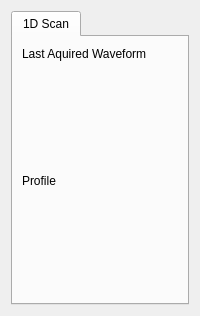
      <widget class="QWidget" name="tab_6">
       <attribute name="title">
        <string>Scan</string>
       </attribute>
       <layout class="QGridLayout" name="gridLayout_15">
        <item row="0" column="0">
         <widget class="QTabWidget" name="tabWidget_4">
          <property name="currentIndex">
           <number>0</number>
          </property>
          <widget class="QWidget" name="tab_12">
           <attribute name="title">
            <string>1D Scan</string>
           </attribute>
           <layout class="QVBoxLayout" name="verticalLayout_6">
            <item>
             <widget class="QLabel" name="label_54">
              <property name="maximumSize">
               <size>
                <width>16777215</width>
                <height>20</height>
               </size>
              </property>
              <property name="text">
               <string>Last Aquired Waveform</string>
              </property>
             </widget>
            </item>
            <item>
             <widget class="Plot" name="waveform_plot" native="true">
              <property name="minimumSize">
               <size>
                <width>0</width>
                <height>100</height>
               </size>
              </property>
             </widget>
            </item>
            <item>
             <widget class="QLabel" name="label_55">
              <property name="maximumSize">
               <size>
                <width>16777215</width>
                <height>20</height>
               </size>
              </property>
              <property name="text">
               <string>Profile</string>
              </property>
             </widget>
            </item>
            <item>
             <widget class="Plot" name="profile_plot" native="true">
              <property name="minimumSize">
               <size>
                <width>0</width>
                <height>100</height>
               </size>
              </property>
             </widget>
            </item>
           </layout>
          </widget>
         </widget>
        </item>
       </layout>
      </widget>
